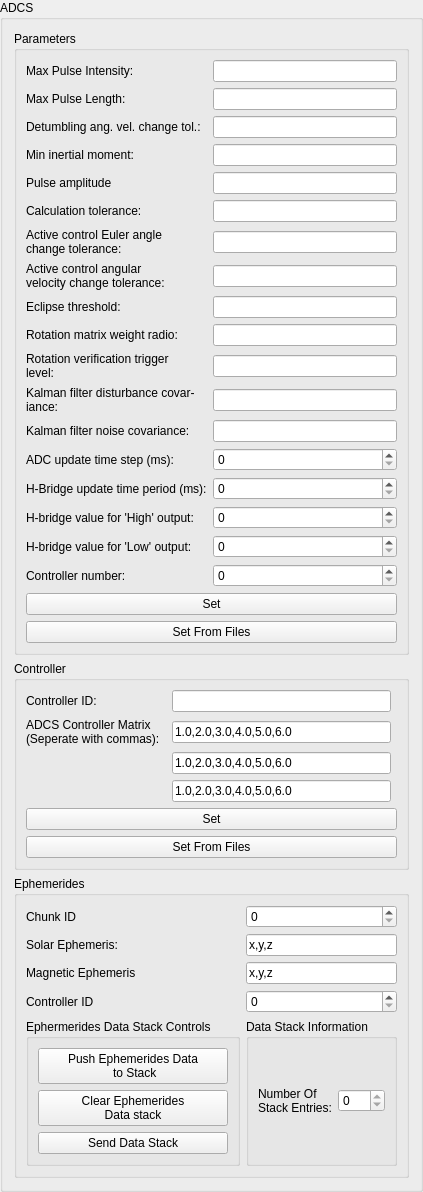
             <widget class="QGroupBox" name="groupBox_26">
              <property name="title">
               <string>ADCS</string>
              </property>
              <layout class="QGridLayout" name="gridLayout_56">
               <item row="1" column="0">
                <widget class="QGroupBox" name="groupBox_32">
                 <property name="title">
                  <string>Controller</string>
                 </property>
                 <layout class="QGridLayout" name="gridLayout_57">
                  <item row="6" column="0" colspan="4">
                   <widget class="QPushButton" name="SatelliteConfig_ADCs_Controller_Set_Button">
                    <property name="text">
                     <string>Set</string>
                    </property>
                   </widget>
                  </item>
                  <item row="0" column="2">
                   <widget class="QLineEdit" name="SatelliteConfig_ADCs_Controller_ControllerID_LineEdit"/>
                  </item>
                  <item row="1" column="2">
                   <widget class="QLineEdit" name="SatelliteConfig_ADCs_Controller_M50_LineEdit">
                    <property name="text">
                     <string>1.0,2.0,3.0,4.0,5.0,6.0</string>
                    </property>
                   </widget>
                  </item>
                  <item row="0" column="0">
                   <widget class="QLabel" name="label_116">
                    <property name="text">
                     <string>Controller ID:</string>
                    </property>
                   </widget>
                  </item>
                  <item row="1" column="0">
                   <widget class="QLabel" name="label_136">
                    <property name="text">
                     <string>ADCS Controller Matrix
(Seperate with commas):</string>
                    </property>
                   </widget>
                  </item>
                  <item row="4" column="2">
                   <widget class="QLineEdit" name="SatelliteConfig_ADCs_Controller_M51_LineEdit">
                    <property name="text">
                     <string>1.0,2.0,3.0,4.0,5.0,6.0</string>
                    </property>
                   </widget>
                  </item>
                  <item row="5" column="2">
                   <widget class="QLineEdit" name="SatelliteConfig_ADCs_Controller_M52_LineEdit">
                    <property name="text">
                     <string>1.0,2.0,3.0,4.0,5.0,6.0</string>
                    </property>
                   </widget>
                  </item>
                  <item row="7" column="0" colspan="4">
                   <widget class="QPushButton" name="SatelliteConfig_ADCs_Controller_FromFiles_Button">
                    <property name="text">
                     <string>Set From Files</string>
                    </property>
                   </widget>
                  </item>
                 </layout>
                </widget>
               </item>
               <item row="0" column="0">
                <widget class="QGroupBox" name="groupBox_33">
                 <property name="title">
                  <string>Parameters</string>
                 </property>
                 <layout class="QGridLayout" name="gridLayout_59">
                  <item row="9" column="0">
                   <widget class="QLabel" name="label_127">
                    <property name="text">
                     <string>Rotation matrix weight radio:</string>
                    </property>
                   </widget>
                  </item>
                  <item row="2" column="1">
                   <widget class="QLineEdit" name="SatelliteConfig_ADCs_Parameters_DetumblingAngVelChangeTol_LineEdit"/>
                  </item>
                  <item row="8" column="1">
                   <widget class="QLineEdit" name="SatelliteConfig_ADCs_Parameters_EclipseThreshold_LineEdit"/>
                  </item>
                  <item row="17" column="0">
                   <widget class="QLabel" name="label_135">
                    <property name="text">
                     <string>Controller number:</string>
                    </property>
                   </widget>
                  </item>
                  <item row="16" column="1">
                   <widget class="QSpinBox" name="SatelliteConfig_ADCs_Parameters_HBridgeValueForLowOutput_SpinBox"/>
                  </item>
                  <item row="18" column="0" colspan="2">
                   <widget class="QPushButton" name="SatelliteConfig_ADCs_Parameters_Set_Button">
                    <property name="text">
                     <string>Set</string>
                    </property>
                   </widget>
                  </item>
                  <item row="12" column="0">
                   <widget class="QLabel" name="label_130">
                    <property name="text">
                     <string>Kalman filter noise covariance:</string>
                    </property>
                   </widget>
                  </item>
                  <item row="2" column="0">
                   <widget class="QLabel" name="label_120">
                    <property name="text">
                     <string>Detumbling ang. vel. change tol.:</string>
                    </property>
                   </widget>
                  </item>
                  <item row="14" column="0">
                   <widget class="QLabel" name="label_132">
                    <property name="text">
                     <string>H-Bridge update time period (ms):</string>
                    </property>
                   </widget>
                  </item>
                  <item row="6" column="0">
                   <widget class="QLabel" name="label_124">
                    <property name="text">
                     <string>Active control Euler angle
change tolerance:</string>
                    </property>
                   </widget>
                  </item>
                  <item row="15" column="0">
                   <widget class="QLabel" name="label_133">
                    <property name="text">
                     <string>H-bridge value for 'High' output:</string>
                    </property>
                   </widget>
                  </item>
                  <item row="1" column="1">
                   <widget class="QLineEdit" name="SatelliteConfig_ADCs_Parameters_MaxPulseLength_LineEdit"/>
                  </item>
                  <item row="11" column="1">
                   <widget class="QLineEdit" name="SatelliteConfig_ADCs_Parameters_KalmanFilterDistrubanceCovariance_LineEdit"/>
                  </item>
                  <item row="15" column="1">
                   <widget class="QSpinBox" name="SatelliteConfig_ADCs_Parameters_HBridgeValueForHighOutput_SpinBox"/>
                  </item>
                  <item row="5" column="0">
                   <widget class="QLabel" name="label_123">
                    <property name="text">
                     <string>Calculation tolerance:</string>
                    </property>
                   </widget>
                  </item>
                  <item row="1" column="0">
                   <widget class="QLabel" name="label_119">
                    <property name="text">
                     <string>Max Pulse Length:</string>
                    </property>
                   </widget>
                  </item>
                  <item row="5" column="1">
                   <widget class="QLineEdit" name="SatelliteConfig_ADCs_Parameters_CalculationTolerance_LineEdit"/>
                  </item>
                  <item row="11" column="0">
                   <widget class="QLabel" name="label_129">
                    <property name="text">
                     <string>Kalman filter disturbance covar-
iance:</string>
                    </property>
                   </widget>
                  </item>
                  <item row="3" column="0">
                   <widget class="QLabel" name="label_121">
                    <property name="text">
                     <string>Min inertial moment:</string>
                    </property>
                   </widget>
                  </item>
                  <item row="0" column="0">
                   <widget class="QLabel" name="label_117">
                    <property name="text">
                     <string>Max Pulse Intensity:</string>
                    </property>
                   </widget>
                  </item>
                  <item row="4" column="0">
                   <widget class="QLabel" name="label_122">
                    <property name="text">
                     <string>Pulse amplitude</string>
                    </property>
                   </widget>
                  </item>
                  <item row="13" column="1">
                   <widget class="QSpinBox" name="SatelliteConfig_ADCs_Parameters_ADCUpdateTimeStep_SpinBox"/>
                  </item>
                  <item row="7" column="1">
                   <widget class="QLineEdit" name="SatelliteConfig_ADCs_Parameters_ActiveControlAngularVelChangeTol_LineEdit"/>
                  </item>
                  <item row="3" column="1">
                   <widget class="QLineEdit" name="SatelliteConfig_ADCs_Parameters_MaxInertialMoment_LineEdit"/>
                  </item>
                  <item row="13" column="0">
                   <widget class="QLabel" name="label_131">
                    <property name="text">
                     <string>ADC update time step (ms):</string>
                    </property>
                   </widget>
                  </item>
                  <item row="10" column="1">
                   <widget class="QLineEdit" name="SatelliteConfig_ADCs_Parameters_RotationVerificationTriggerLevel_LineEdit"/>
                  </item>
                  <item row="16" column="0">
                   <widget class="QLabel" name="label_134">
                    <property name="text">
                     <string>H-bridge value for 'Low' output:</string>
                    </property>
                   </widget>
                  </item>
                  <item row="6" column="1">
                   <widget class="QLineEdit" name="SatelliteConfig_ADCs_Parameters_ActiveControlEulerAngleChangeTol_LineEdit"/>
                  </item>
                  <item row="7" column="0">
                   <widget class="QLabel" name="label_125">
                    <property name="text">
                     <string>Active control angular
velocity change tolerance:</string>
                    </property>
                   </widget>
                  </item>
                  <item row="4" column="1">
                   <widget class="QLineEdit" name="SatelliteConfig_ADCs_Parameters_PulseAmplitude_LineEdit"/>
                  </item>
                  <item row="0" column="1">
                   <widget class="QLineEdit" name="SatelliteConfig_ADCs_Parameters_MaxPulseIntensity_LineEdit"/>
                  </item>
                  <item row="10" column="0">
                   <widget class="QLabel" name="label_128">
                    <property name="text">
                     <string>Rotation verification trigger
level:</string>
                    </property>
                   </widget>
                  </item>
                  <item row="8" column="0">
                   <widget class="QLabel" name="label_126">
                    <property name="text">
                     <string>Eclipse threshold:</string>
                    </property>
                   </widget>
                  </item>
                  <item row="12" column="1">
                   <widget class="QLineEdit" name="SatelliteConfig_ADCs_Parameters_KalmanFilterNoiseCovariance_LineEdit"/>
                  </item>
                  <item row="9" column="1">
                   <widget class="QLineEdit" name="SatelliteConfig_ADCs_Parameters_RotationMatrixWeightRatio_LineEdit"/>
                  </item>
                  <item row="14" column="1">
                   <widget class="QSpinBox" name="SatelliteConfig_ADCs_Parameters_HBridgeUpdateTimePeriod_SpinBox"/>
                  </item>
                  <item row="17" column="1">
                   <widget class="QSpinBox" name="SatelliteConfig_ADCs_Parameters_ControllerNumber_SpinBox"/>
                  </item>
                  <item row="19" column="0" colspan="2">
                   <widget class="QPushButton" name="SatelliteConfig_ADCs_Parameters_SetFromFiles_Button">
                    <property name="text">
                     <string>Set From Files</string>
                    </property>
                   </widget>
                  </item>
                 </layout>
                </widget>
               </item>
               <item row="2" column="0">
                <widget class="QGroupBox" name="groupBox_35">
                 <property name="title">
                  <string>Ephemerides</string>
                 </property>
                 <layout class="QGridLayout" name="gridLayout_60">
                  <item row="4" column="1">
                   <widget class="QLineEdit" name="SatelliteConfig_ADCs_Ephemerides_MagneticEphemeris_LineEdit">
                    <property name="text">
                     <string>x,y,z</string>
                    </property>
                   </widget>
                  </item>
                  <item row="0" column="1">
                   <widget class="QSpinBox" name="SatelliteConfig_ADCs_Ephemerides_ChunkID_SpinBox"/>
                  </item>
                  <item row="7" column="1">
                   <widget class="QGroupBox" name="groupBox_38">
                    <property name="title">
                     <string>Data Stack Information</string>
                    </property>
                    <layout class="QGridLayout" name="gridLayout_62">
                     <item row="0" column="0">
                      <widget class="QLabel" name="label_140">
                       <property name="text">
                        <string>Number Of 
Stack Entries:</string>
                       </property>
                      </widget>
                     </item>
                     <item row="0" column="1">
                      <widget class="QSpinBox" name="Satelliteconfig_ADCs_Ephemerides_DataStack_StackCoun_SpinBox">
                       <property name="readOnly">
                        <bool>true</bool>
                       </property>
                      </widget>
                     </item>
                    </layout>
                   </widget>
                  </item>
                  <item row="0" column="0">
                   <widget class="QLabel" name="label_118">
                    <property name="text">
                     <string>Chunk ID</string>
                    </property>
                   </widget>
                  </item>
                  <item row="2" column="0">
                   <widget class="QLabel" name="label_137">
                    <property name="text">
                     <string>Solar Ephemeris:</string>
                    </property>
                   </widget>
                  </item>
                  <item row="6" column="0">
                   <widget class="QLabel" name="label_139">
                    <property name="text">
                     <string>Controller ID</string>
                    </property>
                   </widget>
                  </item>
                  <item row="4" column="0">
                   <widget class="QLabel" name="label_138">
                    <property name="text">
                     <string>Magnetic Ephemeris</string>
                    </property>
                   </widget>
                  </item>
                  <item row="7" column="0">
                   <widget class="QGroupBox" name="groupBox_36">
                    <property name="title">
                     <string>Ephermerides Data Stack Controls</string>
                    </property>
                    <layout class="QGridLayout" name="gridLayout_61">
                     <item row="1" column="0">
                      <widget class="QPushButton" name="Satelliteconfig_ADCs_Ephemerides_DataStack_Clear_Button">
                       <property name="text">
                        <string>Clear Ephemerides
Data stack</string>
                       </property>
                      </widget>
                     </item>
                     <item row="0" column="0">
                      <widget class="QPushButton" name="Satelliteconfig_ADCs_Ephemerides_DataStack_Push_Button">
                       <property name="text">
                        <string>Push Ephemerides Data
 to Stack</string>
                       </property>
                      </widget>
                     </item>
                     <item row="2" column="0">
                      <widget class="QPushButton" name="aSatelliteconfig_ADCs_Ephemerides_DataStack_Send_Button">
                       <property name="text">
                        <string>Send Data Stack</string>
                       </property>
                      </widget>
                     </item>
                    </layout>
                   </widget>
                  </item>
                  <item row="6" column="1">
                   <widget class="QSpinBox" name="SatelliteConfig_ADCs_Ephemerides_ControllerID_SpinBox"/>
                  </item>
                  <item row="2" column="1">
                   <widget class="QLineEdit" name="SatelliteConfig_ADCs_Ephemerides_SolarEphemeris_LineEdit">
                    <property name="text">
                     <string>x,y,z</string>
                    </property>
                   </widget>
                  </item>
                 </layout>
                </widget>
               </item>
              </layout>
             </widget>
